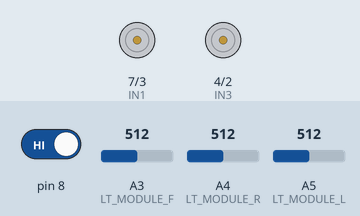
Bench run of a sketch on a simulated Arduino Uno, built with avr-gcc and run on an emulated ATmega328P. Parts: motor-driver pin pairs drawn as motors (green arrow = first pin HIGH = forward, orange = second pin HIGH = backward, longer = more drive, scaled by the enable pin). The test bench sets the inputs (shaded band); at power-on: pin 8 HIGH, A3 (LT_MODULE_F) = 512, A4 (LT_MODULE_R) = 512, A5 (LT_MODULE_L) = 512. What the sketch prints to the serial monitor is not drawn.

Above: at 3.2 s.
3.3 s: pin 8 driven LOW
At 4.4 s:
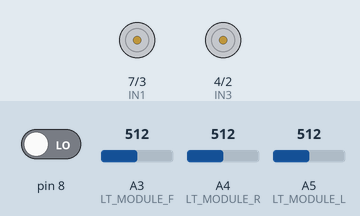
4.8 s: pin 8 driven HIGH
At 5.7 s:
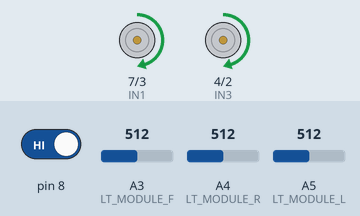
Timing chart, 0 to 60.3 s (numbered marks = the images above; inputs shaded):
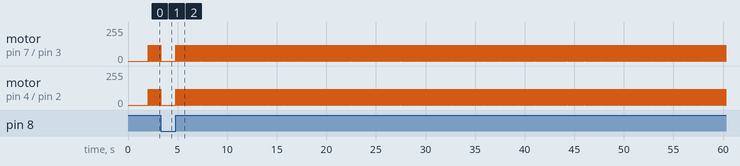

Measured:
- after the input at 3.3 s, motor on pin 7 (IN1) / pin 3 (IN2), motor on pin 4 (IN3) / pin 2 (IN4): goes on until 3.3 s, then stays stopped
- after the input at 4.8 s, motor on pin 7 (IN1) / pin 3 (IN2), motor on pin 4 (IN3) / pin 2 (IN4): alternates forward 120/255 for 0.02 s and stopped for 0.01 s, starting at once
- by itself, motor on pin 7 (IN1) / pin 3 (IN2), motor on pin 4 (IN3) / pin 2 (IN4): alternates forward 120/255 for 0.02 s and stopped for 0.01 s

The sketch:

lt_calib.ino
```cpp
#include <TimerOne.h>

// directions
#define FORWARD 1
#define BACKWARD 2
#define TURN_RIGHT 3
#define TURN_LEFT 4
#define STOP 5

// line tracer pins
#define LT_MODULE_L A5
#define LT_MODULE_F A3
#define LT_MODULE_R A4

// motor pins
#define ENA 6
#define IN1 7
#define IN2 3
#define IN3 4
#define IN4 2
#define ENB 5

// time delay const
#define TICK 20
#define TOCK 10

// power of motor
int speed = 120;
int curve_speed = 200;

int black_threshold, white_threshold;

void init_line_tracer_modules(){
    pinMode(LT_MODULE_L, INPUT);
    pinMode(LT_MODULE_F, INPUT);
    pinMode(LT_MODULE_R, INPUT);
}
volatile int left, forward, right;
void sense(){
  left = analogRead(LT_MODULE_L);
  forward = analogRead(LT_MODULE_F);
  right = analogRead(LT_MODULE_R);
  //Serial.println(forward);
}

void init_motor(){
    pinMode(ENA, OUTPUT);
    pinMode(IN1, OUTPUT);
    pinMode(IN2, OUTPUT);
    pinMode(IN3, OUTPUT);
    pinMode(IN4, OUTPUT);
    pinMode(ENB, OUTPUT);
}

void car_update(int direction){
    if(digitalRead(8)==LOW) direction = 0;
    switch(direction){
        case FORWARD:
            digitalWrite(IN1, HIGH);
            digitalWrite(IN2, LOW);
            analogWrite(ENA, speed);
            digitalWrite(IN3, HIGH);
            digitalWrite(IN4, LOW);
            analogWrite(ENB, speed);
            break;
        case BACKWARD:
            digitalWrite(IN1, LOW);
            digitalWrite(IN2, HIGH);
            analogWrite(ENA, speed);
            digitalWrite(IN3, LOW);
            digitalWrite(IN4, HIGH);
            analogWrite(ENB, speed);
            break;
        case TURN_RIGHT:
            digitalWrite(IN1, HIGH);
            digitalWrite(IN2, LOW);
            analogWrite(ENA, curve_speed);
            digitalWrite(IN3, LOW);
            digitalWrite(IN4, HIGH);
            analogWrite(ENB, curve_speed);
            break;
        case TURN_LEFT:
            digitalWrite(IN1, LOW);
            digitalWrite(IN2, HIGH);
            analogWrite(ENA, curve_speed);
            digitalWrite(IN3, HIGH);
            digitalWrite(IN4, LOW);
            analogWrite(ENB, curve_speed);
            break;
        case STOP:
        default:
            analogWrite(ENA, 0);
            analogWrite(ENB, 0);
            break;
    }
}

float readSensor(int pin, bool verbose){
    int min = 1000;
    int max = 0;
    long avg = 0;
    for(int i=0;i<400;i++){
        int ret = analogRead(pin);
        avg += ret;
        if(ret>max) max = ret;
        if(ret<min) min = ret;
        delay(5);
    }
    if(verbose){
        Serial.print("min : ");
        Serial.print(min);
        Serial.print(", max : ");
        Serial.print(max);
        Serial.print(", mean : ");
        Serial.println(avg/400.0);
    }
    return avg/400.0;
}
/*
시계방향 - 감소
반시계방향 - 증가
흰 바닥에서 27~30사이,
검은 선에서 35이상
*/
void setup(){
    Serial.begin(9600);
    init_motor();
    init_line_tracer_modules();
    pinMode(8, INPUT);
    Serial.println(" ");
    Serial.println("Sensor calibration start!");
//    Serial.println("left module");
//    int left = readSensor(LT_MODULE_L, true);
//    Serial.println("right module");
//    int right = readSensor(LT_MODULE_R, true);
    Serial.println("back module");
    int forward = readSensor(LT_MODULE_F, true);

    digitalWrite(IN1, HIGH);
    digitalWrite(IN2, LOW);
    analogWrite(ENA, 0);
    digitalWrite(IN3, HIGH);
    digitalWrite(IN4, LOW);
    analogWrite(ENB, 0);
    white_threshold = forward + 10;
    black_threshold = forward * 2;
    Serial.print("white_threshold");
    Serial.println(white_threshold);
    Serial.print("black_threshold");
    Serial.println(black_threshold);
    Timer1.initialize(10000);
    Timer1.attachInterrupt(sense);

}

void loop(){
    // Serial.print(readSensor(LT_MODULE_L, false));
    // Serial.print(", ");
    // Serial.print(readSensor(LT_MODULE_F, false));
    // Serial.print(", ");
    // Serial.println(readSensor(LT_MODULE_R, false));
        while(forward<black_threshold || left<black_threshold || right<black_threshold){
          car_update(FORWARD);
          delay(TICK);
          car_update(STOP);
          delay(TOCK);
        }
        while(forward>white_threshold){
          car_update(FORWARD);
          delay(TICK);
          car_update(STOP);
          delay(TOCK);
        }
        while(forward<black_threshold){
          car_update(BACKWARD);
          delay(TICK);
          car_update(STOP);
          delay(TOCK);
        }
        while(forward>white_threshold){
          car_update(BACKWARD);
          delay(TICK);
          car_update(STOP);
          delay(TOCK);
        }
//        for(int i=0;i<90;i+=10){
//            delay(1000);
//            Serial.println(i);
//            analogWrite(ENA, i);
//            analogWrite(ENB, i);
//        }


}
```
